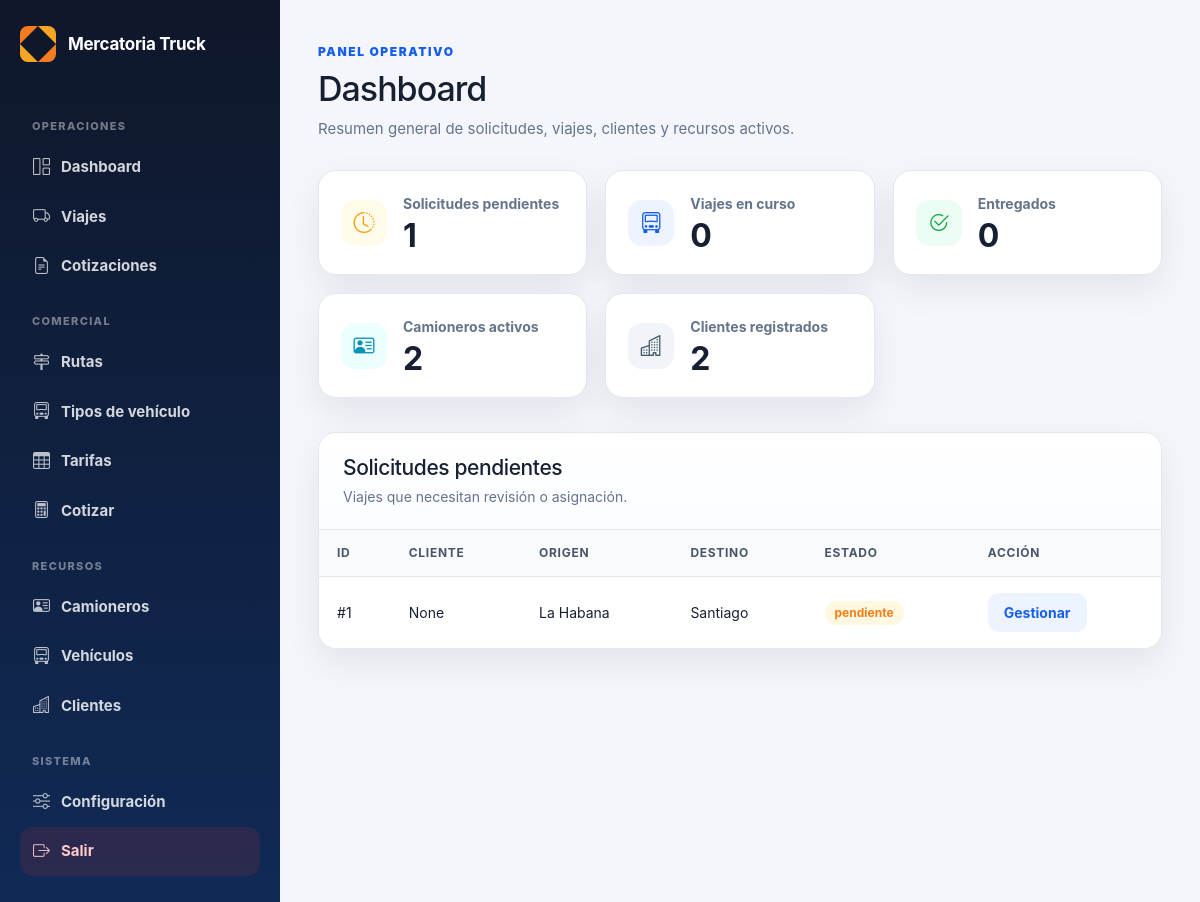
The page /admin/ (signed in) on the database as committed earlier.
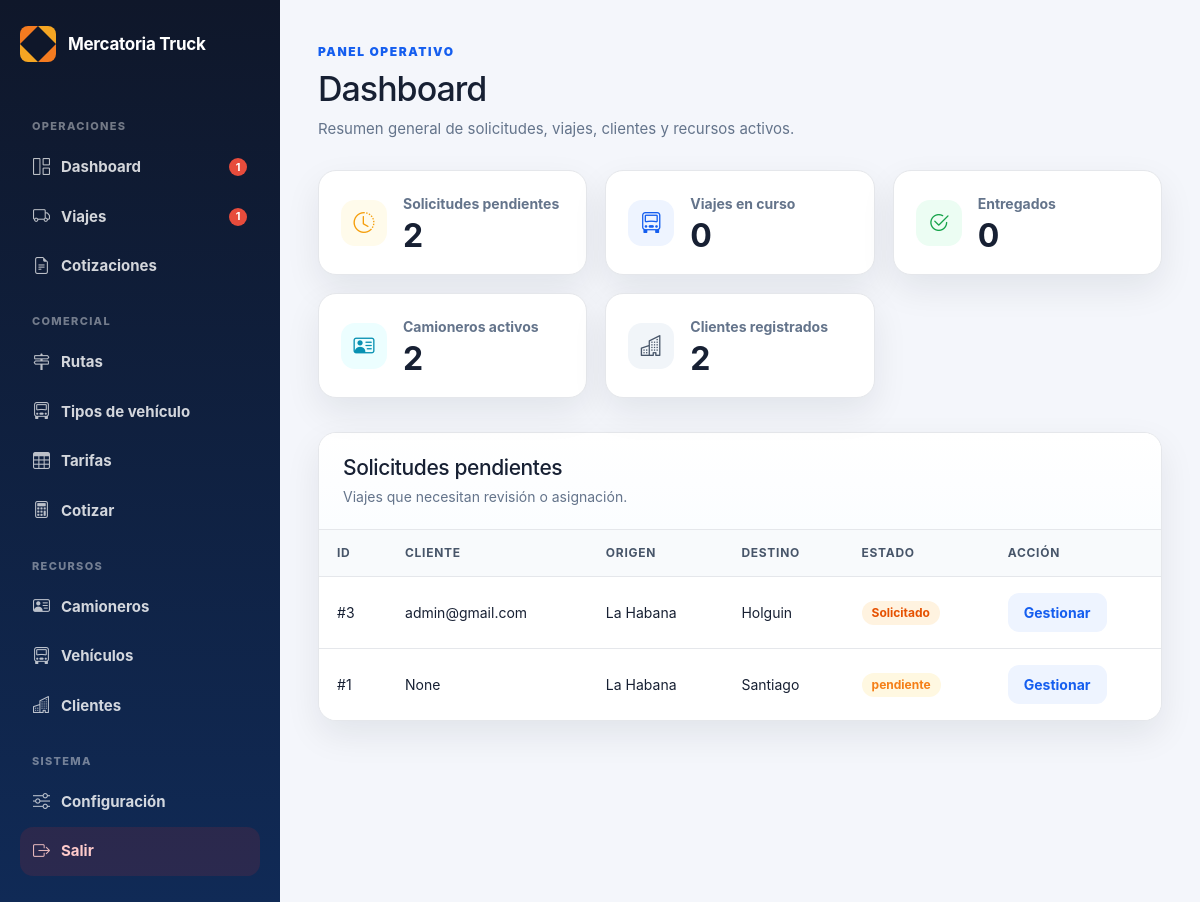
The same page on the database as committed later.
### tables this page shows
CREATE TABLE viajes (
        id INTEGER PRIMARY KEY AUTOINCREMENT,
        cliente TEXT,
        cliente_id INTEGER,
        ruta_id INTEGER,
        tarifa_id INTEGER,
        tipo_vehiculo_id INTEGER,
        origen TEXT,
        destino TEXT,
        precio REAL DEFAULT 0,
        precio_calculado REAL DEFAULT 0,
        precio_final REAL DEFAULT 0,
        precio_editado INTEGER DEFAULT 0,
        motivo_edicion_precio TEXT,
        combustible REAL DEFAULT 0,
        pago_camionero REAL DEFAULT 0,
        camionero REAL DEFAULT 0,
        comision REAL DEFAULT 0,
        beneficio REAL DEFAULT 0,
        estado TEXT DEFAULT 'Solicitado',
        camionero_id INTEGER,
        camionero_nombre TEXT,
        vehiculo_id INTEGER,
        fecha_creacion TEXT DEFAULT CURRENT_TIMESTAMP,
        fecha_asignacion TEXT,
        fecha_recogida TEXT,
        fecha_entrega TEXT,
        observaciones TEXT
    , cotizacion_id INTEGER, km REAL, kilometros REAL, precio_cliente REAL, combustible_estimado REAL, beneficio_estimado REAL, vehiculo_placa TEXT);

### routes/admin.py (the view)
@admin_bp.route("/")
def dashboard():
    if not requiere_admin():
        return redirect("/login")
    conexion = conectar()
    cursor = conexion.cursor()
    cursor.execute("SELECT COUNT(*) FROM viajes WHERE LOWER(estado) IN ('pendiente', 'solicitado')")
    pendientes = cursor.fetchone()[0]
    cursor.execute("SELECT COUNT(*) FROM viajes WHERE LOWER(estado) IN ('en ruta', 'en_ruta')")
    en_curso = cursor.fetchone()[0]
    cursor.execute("SELECT COUNT(*) FROM viajes WHERE LOWER(estado) = 'entregado'")
    entregados = cursor.fetchone()[0]
    cursor.execute("SELECT COUNT(*) FROM viajes WHERE LOWER(estado) = 'asignado'")
    asignados = cursor.fetchone()[0]
    cursor.execute("SELECT COUNT(*) FROM viajes WHERE LOWER(estado) = 'cancelado'")
    cancelados = cursor.fetchone()[0]
    cursor.execute("SELECT COUNT(*) FROM camioneros")
    camioneros = cursor.fetchone()[0]
    cursor.execute("SELECT COUNT(*) FROM clientes")
    clientes = cursor.fetchone()[0]
    cursor.execute("""
        SELECT id, cliente, origen, destino, estado
        FROM viajes
        WHERE LOWER(estado) IN ('pendiente', 'solicitado')
        ORDER BY id DESC
    """)
    lista = cursor.fetchall()
    conexion.close()
    return render_template(
        "admin/dashboard.html",
        pendientes=pendientes,
        en_curso=en_curso,
        entregados=entregados,
        asignados=asignados,
        cancelados=cancelados,
        camioneros=camioneros,
        clientes=clientes,
        lista=lista
    )

### app.py (called while the page is built)
@app.context_processor
def sidebar_badges():
    try:
        conexion = conectar()
        cursor = conexion.cursor()
        cursor.execute(
            "SELECT COUNT(*) FROM viajes WHERE estado IN ('Pendiente', 'Solicitado')"
        )
        viajes_urgentes = cursor.fetchone()[0]
        cursor.execute(
            "SELECT COUNT(*) FROM viajes WHERE estado = 'Solicitado'"
        )
        dashboard_urgentes = cursor.fetchone()[0]
        conexion.close()
    except Exception:
        viajes_urgentes = 0
        dashboard_urgentes = 0
    return dict(
        sidebar_viajes_urgentes=viajes_urgentes,
        sidebar_dashboard_urgentes=dashboard_urgentes,
    )

### database.py (called while the page is built)
def conectar():
    con = sqlite3.connect(DATABASE_NAME)
    con.row_factory = sqlite3.Row
    return con

### routes/admin.py (called while the page is built)
def conectar():
    conexion = sqlite3.connect("mercatoria.db")
    conexion.row_factory = sqlite3.Row
    return conexion

def requiere_admin():
    return "usuario" in session and session.get("rol") in ["admin", "operador"]

### templates/admin/dashboard.html (shortened to what this page needs)
{% extends "admin/base_admin.html" %}
{% block contenido %}
<div class="page-header">
    <div>
        <span class="eyebrow">Panel operativo</span>
        <h1>Dashboard</h1>
        <p>Resumen general de solicitudes, viajes, clientes y recursos activos.</p>
    </div>
</div>
<div class="kpi-grid">
    <div class="kpi-card">
        <div class="kpi-icon warning">
            <i class="bi bi-clock-history"></i>
        </div>
        <div>
            <span>Solicitudes pendientes</span>
            <strong>{{ pendientes }}</strong>
        </div>
    </div>
    <div class="kpi-card">
        <div class="kpi-icon primary">
            <i class="bi bi-truck-front"></i>
        </div>
        <div>
            <span>Viajes en curso</span>
            <strong>{{ en_curso }}</strong>
        </div>
    </div>
    <div class="kpi-card">
        <div class="kpi-icon success">
            <i class="bi bi-check2-circle"></i>
        </div>
        <div>
            <span>Entregados</span>
            <strong>{{ entregados }}</strong>
        </div>
    </div>
    <div class="kpi-card">
        <div class="kpi-icon info">
            <i class="bi bi-person-vcard"></i>
        </div>
        <div>
            <span>Camioneros activos</span>
            <strong>{{ camioneros }}</strong>
        </div>
    </div>
    <div class="kpi-card">
        <div class="kpi-icon neutral">
            <i class="bi bi-buildings"></i>
        </div>
        <div>
            <span>Clientes registrados</span>
            <strong>{{ clientes }}</strong>
        </div>
    </div>
</div>
<section class="panel">
    <div class="panel-header">
        <div>
            <h2>Solicitudes pendientes</h2>
            <p>Viajes que necesitan revisión o asignación.</p>
        </div>
    </div>
    <div class="table-wrapper">
        <table class="data-table">
            <thead>
                <tr>
                    <th>ID</th>
                    <th>Cliente</th>
                    <th>Origen</th>
                    <th>Destino</th>
                    <th>Estado</th>
                    <th>Acción</th>
                </tr>
            </thead>
            <tbody>
                {% for v in lista %}
                <tr>
                    <td>#{{ v[0] }}</td>
                    <td>{{ v[1] }}</td>
                    <td>{{ v[2] }}</td>
                    <td>{{ v[3] }}</td>
                    <td>
                        <span class="badge-estado badge-{{ v[4]|lower|replace(' ', '-') }}">
                            {{ v[4] }}
                        </span>
                    </td>
                    <td>
                        <a class="btn btn-soft" href="/admin/viaje/{{ v[0] }}">Gestionar</a>
                    </td>
                </tr>
                {% else %}
                <tr>
                    <td colspan="6" class="empty-state">No hay solicitudes pendientes.</td>
                </tr>
                {% endfor %}
            </tbody>
        </table>
    </div>
</section>
{% endblock %}

Rows that differ between the two databases and show on the page:
added viajes: id "3", cliente "admin@gmail.com", origen "La Habana", destino "Holguin", estado "Solicitado"
Other text that changed with them:
{{ sidebar_dashboard_urgentes }}: (not shown) → "1"
{{ sidebar_viajes_urgentes }}: (not shown) → "1"
{{ pendientes }}: "1" → "2"
